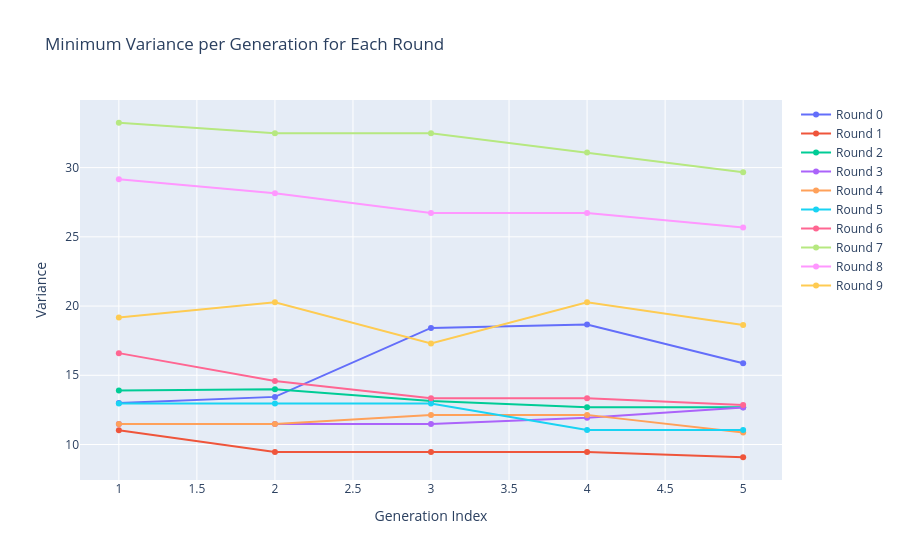

This figure's notebook cell:
### Code cell
import plotly.graph_objects as go
import pandas as pd

# Example data (replace with your own)
data = VARIANCES
for item in data:
    print(item)

# Convert to DataFrame for easy grouping
df = pd.DataFrame(data, columns=["round_idx", "gen_idx", "bitstring", "variance"])

# For each round & generation, find the row with minimum variance
df_min = df.loc[df.groupby(["round_idx", "gen_idx"])["variance"].idxmin()]

# Create interactive plot
fig = go.Figure()

for round_val, group in df_min.groupby("round_idx"):
    print(group)
    fig.add_trace(
        go.Scatter(
            x=group["gen_idx"],
            y=group["variance"],
            mode="lines+markers",
            name=f"Round {round_val}",
            text=[f"Bitstring: {b}" for b in group["bitstring"]],
            hovertemplate="Gen: %{x}<br>Variance: %{y}<br>%{text}"
        )
    )

fig.update_layout(
    title="Minimum Variance per Generation for Each Round",
    xaxis_title="Generation Index",
    yaxis_title="Variance",
    hovermode="closest"
)

fig.show()

### Figure 1 — Plotly figure (JSON) as saved in the notebook; plotly's stock layout.template omitted (floating-point values rounded to 4 significant figures)
{"data": [{"hovertemplate": "Gen: %{x}<br>Variance: %{y}<br>%{text}", "mode": "lines+markers", "name": "Round 0", "text": ["Bitstring: 010100100101111110011010011010", "Bitstring: 000101101000101001011110101100", "Bitstring: 001000011101111010011111000110", "Bitstring: 001100101101111010011101010110", "Bitstring: 000101001000111010011101010110"], "type": "scatter", "x": [1, 2, 3, 4, 5], "y": [13.0, 13.44, 18.42, 18.66, 15.87]}, {"hovertemplate": "Gen: %{x}<br>Variance: %{y}<br>%{text}", "mode": "lines+markers", "name": "Round 1", "text": ["Bitstring: 001001100100101111110010111010", "Bitstring: 010110011010010100111001100111", "Bitstring: 010110011010010100111001100111", "Bitstring: 010110011010010100111001100111", "Bitstring: 000110011010010101011001100111"], "type": "scatter", "x": [1, 2, 3, 4, 5], "y": [11.03, 9.46, 9.46, 9.46, 9.08]}, {"hovertemplate": "Gen: %{x}<br>Variance: %{y}<br>%{text}", "mode": "lines+markers", "name": "Round 2", "text": ["Bitstring: 100110011000111011001001010110", "Bitstring: 111001100011011011111010101010", "Bitstring: 110010000111000000011001110111", "Bitstring: 110010000111010000011001110101", "Bitstring: 110010000111010000011001110101"], "type": "scatter", "x": [1, 2, 3, 4, 5], "y": [13.91, 13.99, 13.14, 12.69, 12.69]}, {"hovertemplate": "Gen: %{x}<br>Variance: %{y}<br>%{text}", "mode": "lines+markers", "name": "Round 3", "text": ["Bitstring: 101101100001010010110100000000", "Bitstring: 101101100001010010110100000000", "Bitstring: 101101100001010010110100000000", "Bitstring: 101101100001010100110100000000", "Bitstring: 000110101001010010110100000000"], "type": "scatter", "x": [1, 2, 3, 4, 5], "y": [11.49, 11.49, 11.49, 11.93, 12.68]}, {"hovertemplate": "Gen: %{x}<br>Variance: %{y}<br>%{text}", "mode": "lines+markers", "name": "Round 4", "text": ["Bitstring: 111110010001000000010001000101", "Bitstring: 111110010001000000010001000101", "Bitstring: 111110010001000000010101000101", "Bitstring: 111110010001000000010101000101", "Bitstring: 110000000001111010111100001000"], "type": "scatter", "x": [1, 2, 3, 4, 5], "y": [11.48, 11.48, 12.14, 12.14, 10.86]}, {"hovertemplate": "Gen: %{x}<br>Variance: %{y}<br>%{text}", "mode": "lines+markers", "name": "Round 5", "text": ["Bitstring: 100100001101111011110010000000", "Bitstring: 100100001101111011110010000000", "Bitstring: 100100001101111011110010000000", "Bitstring: 110100001101100001011000000000", "Bitstring: 110100001101100001011000000000"], "type": "scatter", "x": [1, 2, 3, 4, 5], "y": [12.96, 12.96, 12.96, 11.04, 11.04]}, {"hovertemplate": "Gen: %{x}<br>Variance: %{y}<br>%{text}", "mode": "lines+markers", "name": "Round 6", "text": ["Bitstring: 011101101101010101110010010010", "Bitstring: 101100010011101101010010101000", "Bitstring: 011001011001001000010100000011", "Bitstring: 011001011001001000010100000011", "Bitstring: 101110111101001000110100000000"], "type": "scatter", "x": [1, 2, 3, 4, 5], "y": [16.6, 14.59, 13.34, 13.34, 12.85]}, {"hovertemplate": "Gen: %{x}<br>Variance: %{y}<br>%{text}", "mode": "lines+markers", "name": "Round 7", "text": ["Bitstring: 101101010101010101001111001101", "Bitstring: 111111000111010101000000100101", "Bitstring: 111111000111010101000000100101", "Bitstring: 101001010101000101001101001101", "Bitstring: 001100001001000100010000001100"], "type": "scatter", "x": [1, 2, 3, 4, 5], "y": [33.24, 32.48, 32.48, 31.1, 29.67]}, {"hovertemplate": "Gen: %{x}<br>Variance: %{y}<br>%{text}", "mode": "lines+markers", "name": "Round 8", "text": ["Bitstring: 010001011010001100101100111010", "Bitstring: 011100010101001110110100110010", "Bitstring: 011100000101001110110100110010", "Bitstring: 011100000101001110110100110010", "Bitstring: 011100000001001110110100110010"], "type": "scatter", "x": [1, 2, 3, 4, 5], "y": [29.16, 28.14, 26.72, 26.72, 25.68]}, {"hovertemplate": "Gen: %{x}<br>Variance: %{y}<br>%{text}", "mode": "lines+markers", "name": "Round 9", "text": ["Bitstring: 110110010001111100010100011100", "Bitstring: 010110010011010010110101001001", "Bitstring: 101110110001111100010100001100", "Bitstring: 010110010011010010110101001001", "Bitstring: 010110010011010111110000001001"], "type": "scatter", "x": [1, 2, 3, 4, 5], "y": [19.17, 20.27, 17.3, 20.27, 18.63]}], "layout": {"hovermode": "closest", "title": {"text": "Minimum Variance per Generation for Each Round"}, "xaxis": {"title": {"text": "Generation Index"}}, "yaxis": {"title": {"text": "Variance"}}}}
